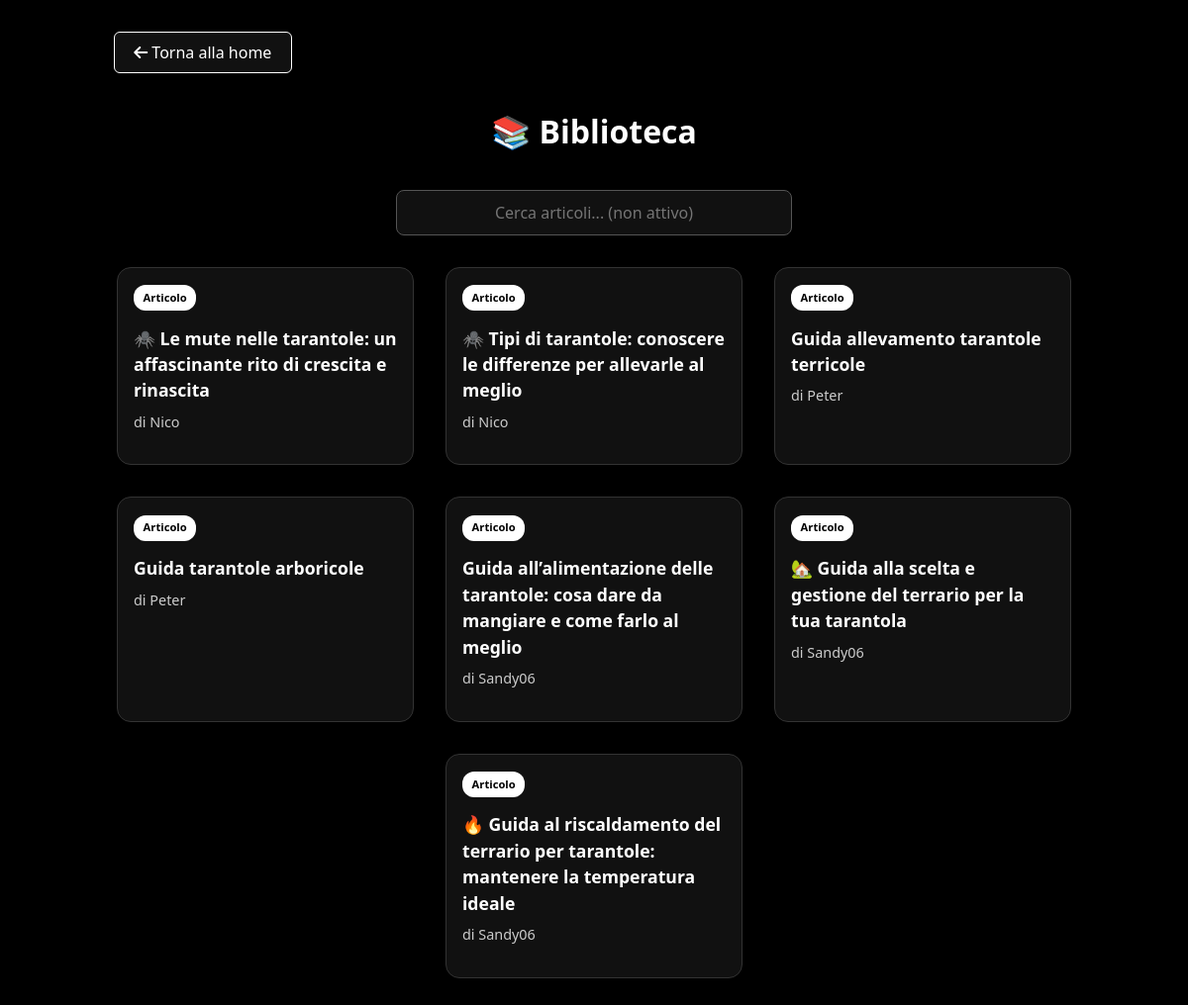
Page /biblioteca/ (signed in) on the earlier database version.
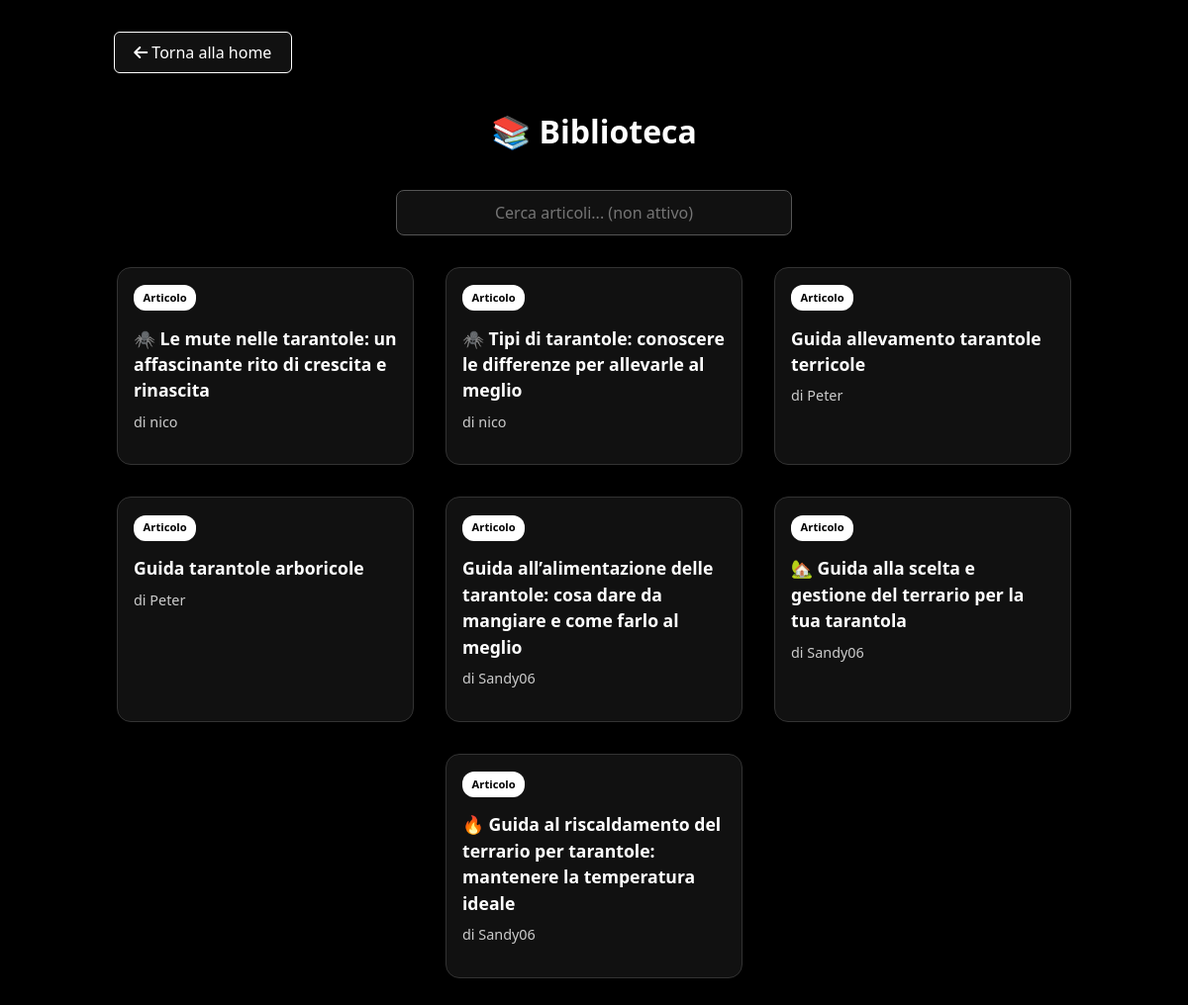
Same page on the later database version.
### My_Spider/models.py (models this page shows)
class Articolo(models.Model):
    id_articolo = models.AutoField(primary_key=True)
    titolo = models.CharField(max_length=200)
    testo = models.TextField()
    data = models.DateField()
    id_utente = models.ForeignKey(utenti, on_delete=models.CASCADE, db_column='id_utente')

class utenti(models.Model):
    id = models.AutoField(primary_key=True)
    username = models.CharField(max_length=20, unique=True)
    email = models.EmailField(unique=True)
    password = models.CharField(max_length=128)
    data_creazione = models.DateTimeField(default=timezone.now)
    livello = models.IntegerField(default=1, validators=[MinValueValidator(1)])

### My_Spider/views.py (the view)
# urls.py: path('biblioteca/', biblioteca_view, name='biblioteca'),
def biblioteca_view(request):
    logged_in = request.session.get('logged_in', False)
    if logged_in:
        user = utenti.objects.get(username=request.session['username'])
        articoli = Articolo.objects.all().order_by('-data')
        mostra_pulsante = user.livello >= 10
        context = {
            'logged_in': logged_in,
            'username': user.username,
            'articoli': articoli,
            'mostra_pulsante': mostra_pulsante
        }
        return render(request, 'biblioteca.html', context)
    return redirect('login')

### templates/biblioteca.html (shortened to what this page needs)
{% load static %}
<!DOCTYPE html>
<html lang="it">
<head>
    <link rel="stylesheet" href="{% static 'css/bootstrap.min.css' %}">
    <link rel="stylesheet" href="{% static 'css/fontawesome.min.css' %}">
</head>
<body>
    <div class="container">
        <div class="top-buttons">
            <a href="{% url 'account' %}" class="btn-custom"><i class="fas fa-arrow-left"></i> Torna alla home</a>
        </div>
        <h2 class="page-title">📚 Biblioteca</h2>
        <input type="text" class="search-bar" placeholder="Cerca articoli... (non attivo)">
        <div class="card-wrapper">
            {% for articolo in articoli %}
                <div class="card">
                    <a href="{% url 'visualizzazione_articolo' articolo.pk %}">
                        <div class="card-body">
                            <div class="badge-custom">Articolo</div>
                            <div class="article-title">{{ articolo.titolo }}</div>
                            <div class="article-author">di {{ articolo.id_utente.username }}</div>
                        </div>
                    </a>
                </div>
            {% empty %}
                <div class="alert alert-info">Nessun articolo disponibile al momento.</div>
            {% endfor %}
        </div>
    </div>
</body>
</html>

Differences in the rows shown:
changed through a linked row, Articolo "🕷️ Le mute nelle tarantole: un affascinante rito di crescita e rinascita": id_utente.username "Nico" → "nico"
changed through a linked row, Articolo "🕷️ Tipi di tarantole: conoscere le differenze per allevarle al meglio": id_utente.username "Nico" → "nico"
